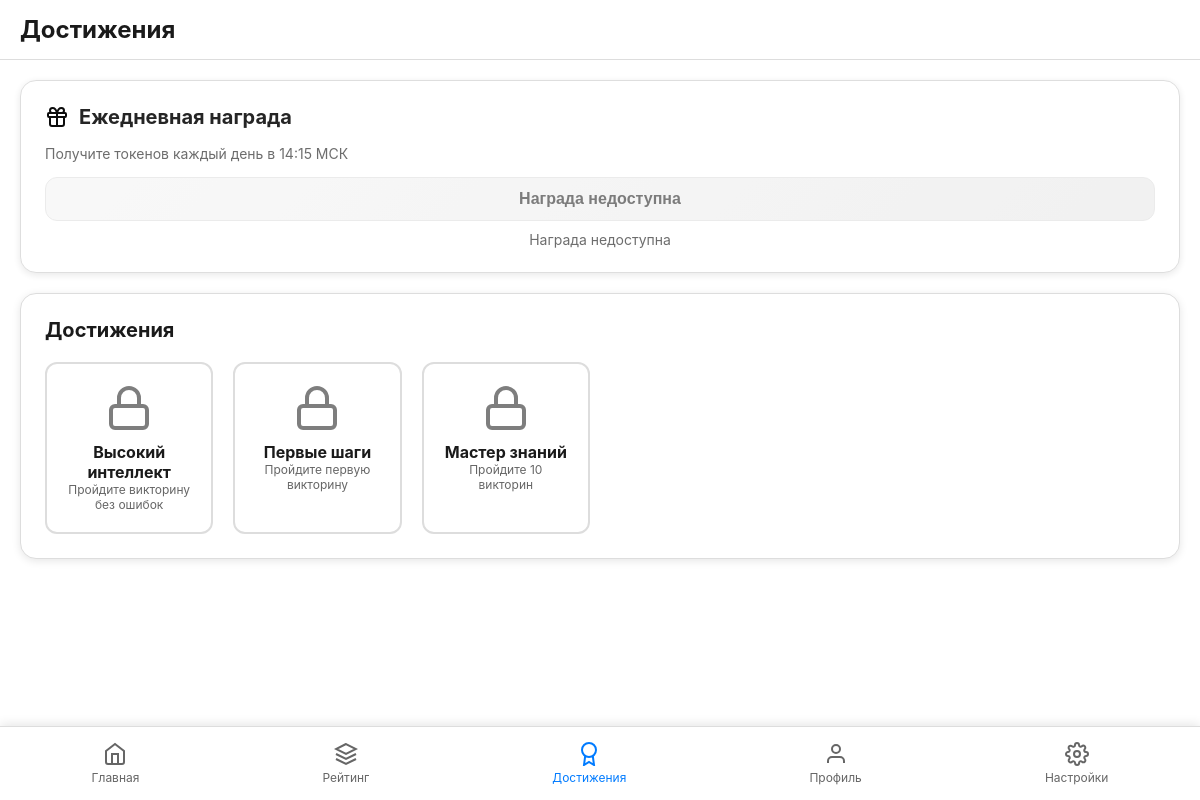
Screenshot of /achievements (signed in) with the database file from the repository.
### models.py (models this page shows)
class Achievement(db.Model):
    id = db.Column(db.Integer, primary_key=True)
    name = db.Column(db.String(100), nullable=False)
    description = db.Column(db.Text, nullable=False)
    icon = db.Column(db.String(255), nullable=True)
    condition = db.Column(db.String(50), nullable=False)  # perfect_quiz, etc.
    users = db.relationship("UserAchievement", backref="achievement", lazy=True)

### routes.py (the view)
@app.route('/achievements')
@login_required
def achievements():
    user_achievements = UserAchievement.query.filter_by(user_id=current_user.id).all()
    achievement_ids = [ua.achievement_id for ua in user_achievements]
    all_achievements = Achievement.query.all()
    return render_template('achievements.html',
                         user_achievements=achievement_ids,
                         all_achievements=all_achievements)

### app.py (called while the page is built)
@login_manager.user_loader
def load_user(user_id):
    try:
        return User.query.get(int(user_id))
    except (ValueError, TypeError):
        return None

### templates/achievements.html (shortened to what this page needs)
{% extends "base.html" %}
{% block content %}
<div class="header">
    <h2>Достижения</h2>
</div>
<div class="container">
    {% if current_user.role != 'administrator' %}
    <div class="card mb-20 daily-reward-card">
        <h3 class="card-title" style="display: flex; align-items: center; gap: 10px;">
            <img src="{{ url_for('static', filename='icons/gift.svg') }}" alt="Подарок" class="reward-icon">
            Ежедневная награда
        </h3>
        <p style="color: var(--text-secondary); margin-bottom: 15px; font-size: 14px;">
            Получите {{ daily_tokens }} токенов каждый день в 14:15 МСК
        </p>
        <button id="claimDailyReward" class="btn btn-primary btn-block" style="margin-bottom: 10px;">
            <span id="rewardButtonText">Получить награду</span>
        </button>
        <div id="rewardTimer" style="text-align: center; font-size: 14px; color: var(--text-secondary); margin-top: 10px;">
            <span id="timerText"></span>
        </div>
    </div>
    {% endif %}
    <div class="card">
        <h3 class="card-title">Достижения</h3>
        <div class="achievements-grid">
            {% for achievement in all_achievements %}
            <div class="achievement-card {% if achievement.id in earned_ids %}earned{% endif %}">
                <div class="achievement-icon">
                    {% if achievement.id in earned_ids %}
                    <img src="{{ url_for('static', filename='icons/trophy.svg') }}" alt="Достижение получено" class="achievement-icon-img">
                    {% else %}
                    <img src="{{ url_for('static', filename='icons/lock.svg') }}" alt="Достижение заблокировано" class="achievement-icon-img locked">
                    {% endif %}
                </div>
                <h4>{{ achievement.name }}</h4>
                <p style="font-size: 12px; color: var(--text-secondary);">{{ achievement.description }}</p>
            </div>
            {% endfor %}
        </div>
    </div>
</div>
{% endblock %}

### static/css/themes.css (style rules this page uses)
:root[data-theme="light"] { --bg-primary: #ffffff; --bg-secondary: #f5f5f5; --bg-tertiary: #e8e8e8; --text-primary: #1a1a1a; --text-secondary: #666666; --accent: #007bff; --accent-hover: #0056b3; --accent-dark: #004085; --accent-rgb: 0, 123, 255; --border: #dddddd; --border-color: #dddddd; --success: #28a745; --error: #dc3545; --card-bg: #ffffff; --card-bg-secondary: #f8f9fa; --shadow: rgba(0, 0, 0, 0.1); }
body { background-color: var(--bg-primary); color: var(--text-primary); transition: background-color 0.3s, color 0.3s; }
.card { background-color: var(--card-bg); border: 1px solid var(--border); box-shadow: 0 2px 8px var(--shadow); }

### static/css/main.css (style rules this page uses)
* { margin: 0; padding: 0; box-sizing: border-box; }
body { font-family: -apple-system, BlinkMacSystemFont, 'Segoe UI', Roboto, Oxygen, Ubuntu, Cantarell, sans-serif; background-color: var(--bg-primary); color: var(--text-primary); min-height: 100vh; padding-bottom: 80px; }
.container { max-width: 100%; padding: 20px; margin: 0 auto; }
.header { display: flex; justify-content: space-between; align-items: center; padding: 15px 20px; background-color: var(--card-bg); border-bottom: 1px solid var(--border); position: sticky; top: 0; z-index: 100; }
.daily-reward-card { background: var(--bg-secondary); border: 2px solid var(--accent); opacity: 0.95; }
.card { background-color: var(--card-bg); border-radius: 16px; padding: 24px; margin-bottom: 20px; border: 1px solid var(--border); box-shadow: 0 2px 8px var(--shadow); transition: all 0.3s ease; }
.card-title { font-size: 20px; font-weight: 700; margin-bottom: 16px; color: var(--text-primary); display: flex; align-items: center; gap: 10px; }
.btn { padding: 12px 24px; border: none; border-radius: 12px; font-size: 16px; font-weight: 600; cursor: pointer; transition: all 0.3s ease; display: inline-block; text-align: center; text-decoration: none; box-shadow: 0 2px 8px rgba(0, 0, 0, 0.1); position: relative; overflow: hidden; }
.btn::before { content: ''; position: absolute; top: 50%; left: 50%; width: 0; height: 0; border-radius: 50%; background: rgba(255, 255, 255, 0.2); transform: translate(-50%, -50%); transition: width 0.6s, height 0.6s; }
.btn-secondary { background: linear-gradient(135deg, var(--bg-secondary) 0%, var(--bg-tertiary) 100%); color: var(--text-primary); border: 1px solid var(--border); box-shadow: 0 2px 8px rgba(0, 0, 0, 0.1); }
.btn:disabled { opacity: 0.6; cursor: not-allowed; transform: none !important; box-shadow: none !important; }
.btn-block { width: 100%; display: block; }
.achievements-grid { display: grid; grid-template-columns: repeat(auto-fill, minmax(150px, 1fr)); gap: 20px; margin-top: 20px; }
.achievement-card { background-color: var(--card-bg); border: 2px solid var(--border); border-radius: 12px; padding: 20px; text-align: center; transition: all 0.3s; }
.achievement-icon { display: flex; align-items: center; justify-content: center; margin-bottom: 10px; min-height: 48px; }
.achievement-icon-img { width: 48px; height: 48px; transition: transform 0.3s ease; }
.achievement-icon-img.locked { opacity: 0.5; }
.reward-icon { width: 24px; height: 24px; color: var(--accent); }
.mb-20 { margin-bottom: 20px; }

### rows the page displays
Achievement: name "Высокий интеллект", description "Пройдите викторину без ошибок"
Achievement: name "Первые шаги", description "Пройдите первую викторину"
Achievement: name "Мастер знаний", description "Пройдите 10 викторин"
